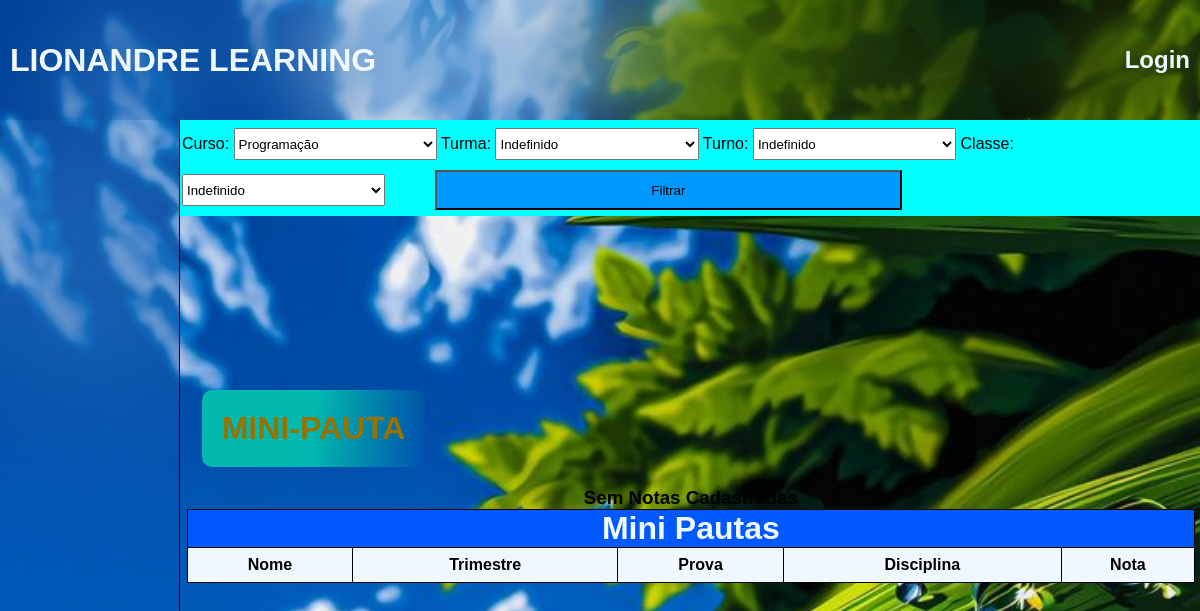
Page /minipauta/ on the earlier database version.
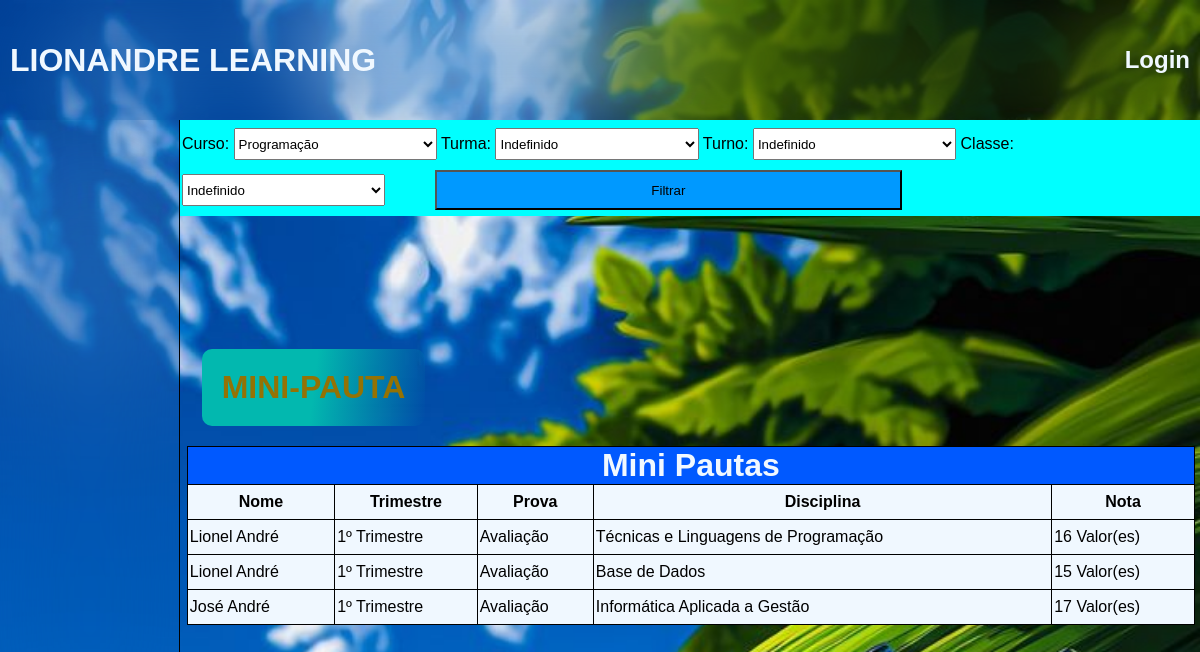
Same page on the later database version.
### alunos/models.py (models this page shows)
class Notas(models.Model):
    Trimestre = [
        ('1º','Primeiro Trimestre'),
        ('2º','Segundo Trimestre'),
        ('3º','Terceiro Trimestre')
    ]
    Provas = [
        ('Avaliação','Avaliação Contínua'),
        ('Prova do professor','Prova do Professor'),
        ('Prova Trimestral','Prova do Trimestre')
    ]
    professor = models.ForeignKey('Professores', on_delete=models.SET_NULL, null=True)
    aluno = models.ForeignKey('Alunos', on_delete=models.SET_NULL, null=True)
    disciplina = models.ForeignKey('Disciplinas', on_delete=models.SET_NULL, null=True)
    trimestre = models.CharField(max_length=5, choices=Trimestre)
    prova = models.CharField(max_length=100, choices=Provas)
    nota = models.IntegerField()
    registrada = models.DateTimeField(auto_now_add=True)

class Alunos(models.Model):
    Sexos = [
        ('M', 'Masculino'),
        ('F', 'Feminino'),
    ]
    Classes = [
        (10, '10ª Classe'),
        (11, '11ª Classe'),
        (12, '12ª Classe'),
        (13, '13ª Classe')
    ]
    Turnos = [
        ('Manhã', 'Turno da manhã'),
        ('Tarde', 'Turno da tarde'),
    ]
    Turmas = [
        ('A', 'Turma A'),
        ('B', 'Turma B'),
        ('C', 'Turma C'),
        ('D', 'Turma D'),
    ]
    nome = models.CharField(max_length = 255)
    data_nascimento = models.DateField()
    genero = models.CharField(max_length=5, choices=Sexos)
    tell = models.IntegerField()
    classe = models.IntegerField(choices=Classes)
    sala = models.ForeignKey('Salas', on_delete=models.SET_NULL, null=True, default=None)
    turno = models.CharField(max_length=10, choices=Turnos)
    curso = models.ForeignKey('Cursos', on_delete=models.SET_NULL, null=True, default=None)
    turma = models.CharField(max_length=5, choices=Turmas)
    matricula = models.DateTimeField(auto_now_add = True)
    update = models.DateTimeField(auto_now = True)
    def __str__(self):
        return self.nome

class Disciplinas(models.Model):
    nome = models.CharField(max_length=255)
    registrada = models.DateTimeField(auto_now_add=True)
    def __str__(self):
        return self.nome

### alunos/views.py (the view)
# urls.py: path('minipauta/', views.mini_pauta, name='mini_pauta'),
def mini_pauta(request):
    grupo_secret = Group.objects.get(id=3)
    grupo_prof = Group.objects.get(id=4)
    cursos = Cursos.objects.all()
    if request.user.groups.first() != grupo_secret:
        professor = False
        if request.user.groups.first() == grupo_prof:
            id = request.user.id
            professor = Professores.objects.get(id=id)
        if professor:
            if Notas.objects.filter(professor=professor).exists():
                notas = Notas.objects.filter(professor=professor).all()
        else:
            notas = Notas.objects.all()
        return render(request, 'aluno/minipauta.html', {'notas':notas, 'cursos':cursos})
    else:
        return HttpResponseForbidden('<h1>Apenas Funcionários Autorizados Podem prosseguir na Execução de Tal Acção</h1>')

### alunos/templates/aluno/minipauta.html (shortened to what this page needs)
{% extends 'aluno/layout/base.html' %}
{% block content %}
<form action="{% url 'minipautaBusca' %}" method="POST" class="formMiniBusca">
    <label for="curso">Curso:</label>
    <select name="curso" id="curso">
        {% for curso in cursos %}
            <option value="{{ curso.id }}">{{ curso.nome }}</option>
        {% endfor %}
    </select>
    <label for="tuma">Turma:</label>
    <select name="turma" id="turma">
        <option value="">Indefinido</option>
    </select>
    <label for="turno">Turno:</label>
    <select name="turno" id="turno">
        <option value="">Indefinido</option>
    </select>
    <label for="classe">Classe:</label>
    <select name="classe" id="clasee">
        <option value="0">Indefinido</option>
    </select>
    <input type="submit" value="Filtrar">
</form>
<div class="page" style="width: auto; align-self: start; margin: 20px;">
        <h1 style="color: rgb(148, 114, 4);">MINI-PAUTA</h1>
</div>
<table border="1">
    {% if dado_todos %}
    <tr>
        <th colspan="2"  style="background-color: rgb(0, 174, 255);"><h1>{{ dado_todos.curso }}</h1></th>
        <th colspan="3"  style="background-color: rgb(0, 174, 255);"><h1>{{ dado_todos.sala }}</h1></th>
    </tr>
    <tr>
        <th><h1>{{ dado_todos.classe }}ª Classe</h1></th>
        <th colspan="2" style="background-color: rgb(0, 89, 255);"><h1>Turma {{ dado_todos.turma }}</h1></th>
        <th colspan="2" style="background-color: rgb(0, 89, 255);"><h1>Periódo da {{ dado_todos.turno }}</h1></th>
    </tr>
    {% elif dado_turma and dado_curso %}
    <tr>
        <th colspan="3" style="background-color: rgb(0, 89, 255);"><h1>{{ dado_curso }}</h1></th>
        <th colspan="2" style="background-color: rgb(0, 89, 255);"><h1>Turma {{ dado_turma }}</h1></th>
    </tr>
    {% elif dado_classe and dado_curso %}
    <tr>
        <th colspan="3" style="background-color: rgb(0, 89, 255);"><h1>{{ dado_curso }}</h1></th>
        <th colspan="2" style="background-color: rgb(0, 89, 255);"><h1>{{ dado_classe }}ª Classe</h1></th>
    </tr>
    {% elif dado_turno and dado_curso %}
    <tr>
        <th colspan="3" style="background-color: rgb(0, 89, 255);"><h1>{{ dado_curso }}</h1></th>
        <th colspan="2" style="background-color: rgb(0, 89, 255);"><h1>Periódo {{ dado_turno }}</h1></th>
    </tr>
    {% elif dado_curso %}
    <tr>
        <th colspan="5" style="background-color: rgb(0, 89, 255);"><h1>{{ dado_curso }}</h1></th>
    </tr>
    {% else %}
    <tr>
        <th colspan="5" style="background-color: rgb(0, 89, 255);"><h1>Mini Pautas</h1></th>
    </tr>
    {% endif %}
    <tr>
        <th style="background-color: aliceblue; color: black;">Nome</th>
        <th style="background-color: aliceblue; color: black;">Trimestre</th>
        <th style="background-color: aliceblue; color: black;">Prova</th>
        <th style="background-color: aliceblue; color: black;">Disciplina</th>
        <th style="background-color: aliceblue; color: black;">Nota</th>
    </tr>
{% for nota in notas %}
    <tr>
        <td style="background-color: aliceblue; color: black;">{{ nota.aluno }}</td>
        <td style="background-color: aliceblue; color: black;">{{ nota.trimestre }} Trimestre</td>
        <td style="background-color: aliceblue; color: black;">{{ nota.prova }}</td>
        <td style="background-color: aliceblue; color: black;">{{ nota.disciplina }}</td>
        <td style="background-color: aliceblue; color: black;">{{ nota.nota }} Valor(es)</td>
    </tr>
{% empty %}
    <h3>Sem Notas Cadastradas</h3>
{% endfor %}
</table>
{% endblock %}

### alunos/templates/aluno/layout/base.html (shortened to what this page needs)
{% load static %}
{% load l10n %}
<!DOCTYPE html>
<html lang="pt-br">
<head>
    <link rel="stylesheet" href="{% static 'css/style.css' %}">
</head>
<body>
    <div class="grid">
        <header>
            <h1>LIONANDRE LEARNING</h1>
            <nav>
                <ul class="lista">
                    {% if request.user.is_authenticated %}
                    <button onclick="return confirm('Deseja Sair?')"
                    style="height: 25px; width: 75px; display: flex; justify-content: space-evenly; align-items: center; border-radius: 5px;">
                        <li><a href="{% url 'logout' %}" style="color: black;">Logout</a></li></button>
                        <li><a href="{% url 'meuperfil' %}" style="color: black;">Meu Perfil</a></li>
                        {% if request.user.is_superuser %}
                        <li><a href="{% url 'registro' %}">Sign Up</a></li>
                        {% endif %}
                    {% else %}
                    <h2><li><a href="{% url 'login' %}">Login</a></li></h2>
                    {% endif %}
                </ul>
            </nav>
        </header>
        <aside>
        </aside>
        <main>
        {% block content %}
        {% endblock %}
        </main>
    </div>
</body>
</html>

### alunos/static/css/style.css (style rules this page uses)
* { margin: 0; padding: 0; box-sizing: border-box; text-decoration: none; list-style: none; font-family: 'Franklin Gothic Medium', 'Arial Narrow', Arial, sans-serif; }
body { background-image: url('img/background.jpg'); background-size: cover; background-repeat: no-repeat; }
.grid { display: grid; grid-template-columns: 1fr 6fr; grid-template-rows: 20% 80%; grid-template-areas: 'header header' 'aside main' ; }
header { grid-area: header; width: 100%; height: 15vh; color: aliceblue; display: flex; justify-content: space-between; padding: 0 10px; position: fixed; align-items: center; backdrop-filter: blur(50px); z-index: 2; }
.lista { display: flex; gap: 20px; }
.lista li a { color: aliceblue; }
main { grid-area: main; display: flex; flex-direction: column; justify-content: center; align-items: center; height: 100%; min-width: 80%; margin-left: 1%; min-height: 83vh; margin-top: 10px; }
aside { grid-area: aside; width: 15%; height: 90vh; top: 15vh; backdrop-filter: blur(100px); border-right: 1px solid black; position: fixed; padding: 20px 0; z-index: 1; }
table { border-collapse: collapse; width: 63em; color: aliceblue; height: auto; }
td, th { border: 1px solid black; height: 35px; }
td { border: 1px solid black; padding: 2px; background-color: rgb(1, 66, 109); }
th { background-color: darkblue; }
.form input, select { width: 95%; height: 95%; transition: all 0.5s ease-in-out; }
.page { width: 60%; background:linear-gradient(97deg, rgb(2, 184, 175), rgb(2, 184, 175), transparent) ; text-align: start; border-radius: 10px; align-self: start; margin: 20px 50px; padding: 20px; }
.formMiniBusca { width: 85%; height: 12vh; top: 15vh; right: 0; background-color: aqua; position: absolute; padding: 8px 2px; }
.formMiniBusca select { width: 20%; height: 40%; }
.formMiniBusca input { height: 50%; width: 46%; margin-left: 45px; margin-top: 10px; background-color: rgb(0, 153, 255); }

Differences in the rows shown:
added Notas: aluno "Lionel André", trimestre "1º", prova "Avaliação", disciplina "Técnicas e Linguagens de Programação", nota "16"
added Notas: aluno "Lionel André", trimestre "1º", prova "Avaliação", disciplina "Base de Dados", nota "15"
added Notas: aluno "José André", trimestre "1º", prova "Avaliação", disciplina "Informática Aplicada a Gestão", nota "17"
Other differences:
text no longer shown: "Sem Notas Cadastradas"
